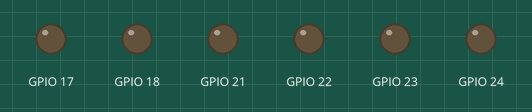
A program run on a simulated Raspberry Pi (BCM pin numbers). Shown: output pins drawn as LEDs (lit = HIGH).

Above: at 0.1 s.
At 18.1 s:
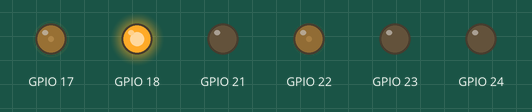
At 38.1 s:
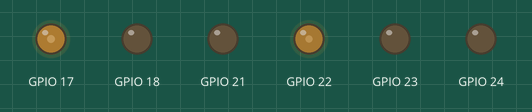
Timing chart, 0 to 39.6 s (numbered marks = the images above):
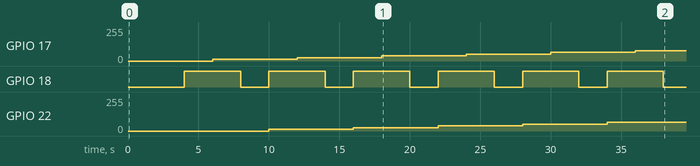

Measured:
- by itself, GPIO 17: moves from 0/255 to 77/255 over 30.0 s
- by itself, GPIO 18: alternates HIGH for 4.0 s and LOW for 2.0 s
- by itself, GPIO 22: moves from 0/255 to 64/255 over 24.0 s

The program:

test.py
```python
#!/usr/bin/env python

import RPi.GPIO as GPIO
import time

enA = 17
inA1 = 18
inA2 = 21

enB = 22
inB1 = 23
inB2 = 24

GPIO.setmode(GPIO.BCM)
GPIO.setwarnings(True)

class Motor:
  class Mode:
    STOP = 0
    FORWARD = 1
    BACKWARD = 2

  def __init__(self, enable, in1, in2):
    self.enable = enable
    self.in1 = in1
    self.in2 = in2
    GPIO.setup(enable, GPIO.OUT)
    GPIO.setup(in1, GPIO.OUT)
    GPIO.setup(in2, GPIO.OUT)
    self.pwm = GPIO.PWM(enable, 50)
    self.pwm.start(0);

  def set_speed(self, speed):
    self.pwm.ChangeDutyCycle(speed)

  def set_mode(self, mode):
    if mode == Motor.Mode.STOP:
      GPIO.output(self.in1, 0)
      GPIO.output(self.in2, 0)
    elif mode == Motor.Mode.FORWARD:
      GPIO.output(self.in1, 1) # XXX not clear
      GPIO.output(self.in2, 0)
    elif mode == Motor.Mode.BACKWARD:
      GPIO.output(self.in1, 0)
      GPIO.output(self.in2, 1)
    else:
      assert False

  def stop(self):
    self.pwm.stop()

class Controller:
  def __init__(self):
    self.motorA = Motor(enA, inA1, inA2)
    self.motorB = Motor(enB, inB1, inB2)

  def stop(self):
    self.motorA.stop()
    self.motorB.stop()

try:
  c = Controller()
  for speed in range(0, 50, 5):
    c.motorA.set_speed(speed)
    time.sleep(2)
    c.motorA.set_mode(Motor.Mode.STOP)
    time.sleep(2)
    c.motorA.set_mode(Motor.Mode.FORWARD)
    c.motorB.set_speed(speed)
    time.sleep(2)
except KeyboardInterrupt:
  pass
finally:
  c.stop()
  GPIO.cleanup()
```
